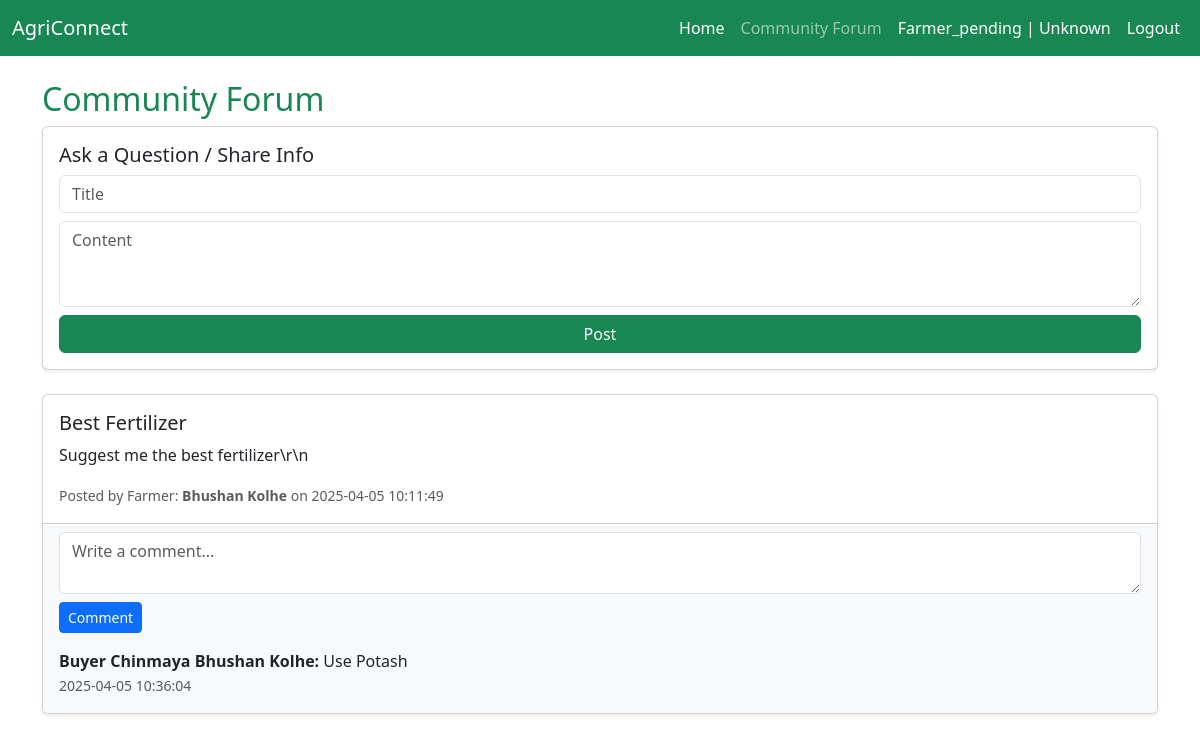
Page /community/community_forum.php (signed in) on the committed database.
### tables this page shows
CREATE TABLE `community_posts` (
  `id` int(11) NOT NULL,
  `user_id` int(11) NOT NULL,
  `role` enum('farmer','buyer') NOT NULL,
  `title` varchar(255) NOT NULL,
  `content` text NOT NULL,
  `created_at` timestamp NOT NULL DEFAULT current_timestamp()
);

CREATE TABLE `farmers` (
  `id` int(11) NOT NULL,
  `email` varchar(255) NOT NULL,
  `password` varchar(255) NOT NULL,
  `name` varchar(100) DEFAULT NULL,
  `phone` varchar(15) DEFAULT NULL,
  `location` varchar(100) DEFAULT NULL,
  `is_verified` tinyint(1) DEFAULT 0,
  `aadhaar_path` varchar(255) DEFAULT NULL,
  `verification_requested` tinyint(1) DEFAULT 0
);

CREATE TABLE `community_comments` (
  `id` int(11) NOT NULL,
  `post_id` int(11) NOT NULL,
  `user_id` int(11) NOT NULL,
  `role` enum('farmer','buyer') NOT NULL,
  `comment` text NOT NULL,
  `created_at` timestamp NOT NULL DEFAULT current_timestamp()
);

CREATE TABLE `buyers` (
  `id` int(11) NOT NULL,
  `email` varchar(255) NOT NULL,
  `password` varchar(255) NOT NULL,
  `name` varchar(100) DEFAULT NULL,
  `phone` varchar(15) DEFAULT NULL,
  `company` varchar(100) DEFAULT NULL,
  `aadhaar_path` varchar(255) DEFAULT NULL,
  `verification_requested` tinyint(4) DEFAULT 0,
  `is_verified` tinyint(4) DEFAULT 0
);

### community/community_forum.php (the view, shortened to what this page needs)
<?php
include '../config/db_connect.php';
$user_id = $_SESSION['user_id'];
$user_role = $_SESSION['role'];
function getUserName($conn, $role, $id) {
    $tableMap = [
        'farmer' => 'farmers',
        'buyer' => 'buyers',
        'insurance_agent' => 'insurance_agents',
        'admin' => 'admins'
    ];
    if (!array_key_exists($role, $tableMap)) return 'Unknown';
    $table = $tableMap[$role];
    $result = mysqli_query($conn, "SELECT name FROM $table WHERE id = $id");
    if ($row = mysqli_fetch_assoc($result)) {
        return $row['name'];
    } else {
        return 'Unknown';
    }
}
?>
<!DOCTYPE html>
<html lang="en">
<head>
    <link href="https://cdn.jsdelivr.net/npm/bootstrap@5.3.0/dist/css/bootstrap.min.css" rel="stylesheet">
</head>
<body>
<?php
$home_link = "#";
?>
<nav class="navbar navbar-expand-lg navbar-dark bg-success">
  <div class="container-fluid">
    <a class="navbar-brand" href="<?= $home_link ?>">AgriConnect</a>
    <div class="collapse navbar-collapse" id="navbarNav">
      <ul class="navbar-nav ms-auto">
        <li class="nav-item">
          <a class="nav-link active" href="<?= $home_link ?>">Home</a>
        </li>
        <li class="nav-item">
          <a class="nav-link" href="community_forum.php">Community Forum</a>
        </li>
        <li class="nav-item">
          <span class="nav-link text-white"><?= ucfirst($user_role) ?> | <?= getUserName($conn, $user_role, $user_id) ?></span>
        </li>
        <li class="nav-item">
          <a class="nav-link text-white" href="../auth/logout.php">Logout</a>
        </li>
      </ul>
    </div>
  </div>
</nav>
<div class="container mt-4">
    <h2 class="text-success">Community Forum</h2>
    <form method="post" class="card p-3 mb-4 shadow-sm">
        <h5>Ask a Question / Share Info</h5>
        <input type="text" name="title" class="form-control mb-2" placeholder="Title" required>
        <textarea name="content" class="form-control mb-2" placeholder="Content" rows="3" required></textarea>
        <button name="post_submit" class="btn btn-success">Post</button>
    </form>
    <?php
    $query = "SELECT * FROM community_posts ORDER BY created_at DESC";
    $posts = mysqli_query($conn, $query);
    while ($post = mysqli_fetch_assoc($posts)) {
        $poster_name = getUserName($conn, $post['role'], $post['user_id']);
    ?>
        <div class="card mb-3 shadow-sm">
            <div class="card-body">
                <h5><?= htmlspecialchars($post['title']) ?></h5>
                <p><?= nl2br(htmlspecialchars($post['content'])) ?></p>
                <small class="text-muted">Posted by <?= ucfirst($post['role']) ?>: <strong><?= htmlspecialchars($poster_name) ?></strong> on <?= $post['created_at'] ?></small>
            </div>
            <div class="card-footer bg-light">
                <form method="post" class="mb-3">
                    <textarea name="comment" class="form-control mb-2" rows="2" placeholder="Write a comment..." required></textarea>
                    <button name="comment_submit" class="btn btn-primary btn-sm">Comment</button>
                </form>
                <?php
                $post_id = $post['id'];
                $comment_query = "SELECT * FROM community_comments WHERE post_id = $post_id ORDER BY created_at ASC";
                $comments = mysqli_query($conn, $comment_query);
                while ($comment = mysqli_fetch_assoc($comments)) {
                    $commenter_name = getUserName($conn, $comment['role'], $comment['user_id']);
                ?>
                    <div class="mb-2">
                        <strong><?= ucfirst($comment['role']) ?> <?= htmlspecialchars($commenter_name) ?>:</strong>
                        <?= nl2br(htmlspecialchars($comment['comment'])) ?><br>
                        <small class="text-muted"><?= $comment['created_at'] ?></small>
                    </div>
                <?php } ?>
            </div>
        </div>
    <?php } ?>
</div>
</body>
</html>

### rows in the picture
community_posts: title "Best Fertilizer", content "Suggest me the best fertilizer\\r\\n", role "Farmer", poster_name "Bhushan Kolhe", created_at "2025-04-05 10:11:49"
community_comments: role "Buyer", commenter_name "Chinmaya Bhushan Kolhe", comment "Use Potash", created_at "2025-04-05 10:36:04"

### other values in the picture
$user_role "Farmer_pending"
getUserName($conn, $user_role, $user_id) "Unknown"
